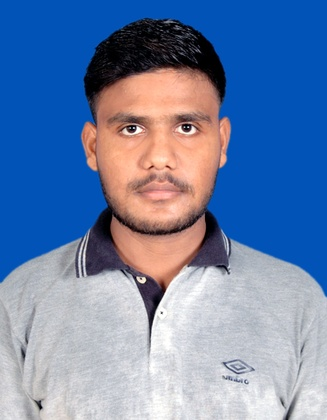
%> input picture 6th_sem/MATLAB/CIA_IMP/ImageProcessing/image.jpg, 327 x 420 px, shrunk from 413 x 531 before the run
$ octave xximage9.m   (GNU Octave 9; MATLAB toolbox functions it lacks are replaced by stand-ins)
%> lines starting %> are read from the running program, lines starting %| are printed output that depends on the picture
%xximage9.m : Write a program to copy image along x-axis and along y-axis
%m-times, n-times respectively. Display modified image
clc;
close all;
clear all;
file1=input('\nEnter Input Imagwe File name=','s');
%> the answer given: image.jpg
file2=input('Enter output Imagwe File name=','s');
%> the answer given: out.png
m=input('Enter how many times you want to copy along x-axis (m) =');
%> the answer given: 3
n=input('Enter how many times you want to copy along y-axis (n) =');
%> the answer given: 3
x=imread(file1);
%> x is the input picture: size 420x327x3 uint8; mean R, G, B 108.7, 131.6, 170.4
[r,c,d]=size(x);
%> r = 420; c = 327; d = 3
y=x; %copying x-pixels to y
% To copy pixels along x-axis
j=c+1;
%> j = 328
k=2*c;
%> k = 654
for i=1:m-1
y(1:r,j:k,1:d)=y(1:r,1:c,1:d);
j=j+c;
k=k+c;
end
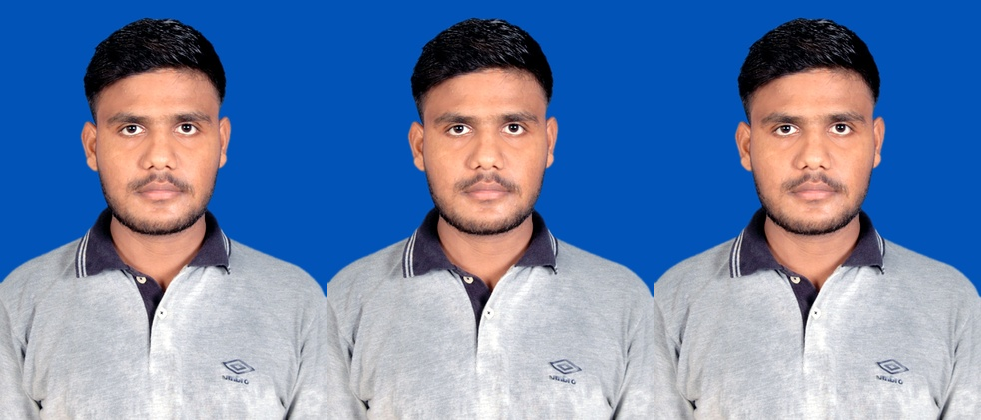
%> y: size 420x981x3 uint8; mean R, G, B 108.7, 131.6, 170.4
% To copy along y-axis
j=r+1;
%> j = 421
k1=2*r;
%> k1 = 840
for i=1:n-1
    y(j:k1,1:(k-c),1:d)=y(1:r,1:(k-c),1:d);
    j=j+r;
    k1=k1+r;
end
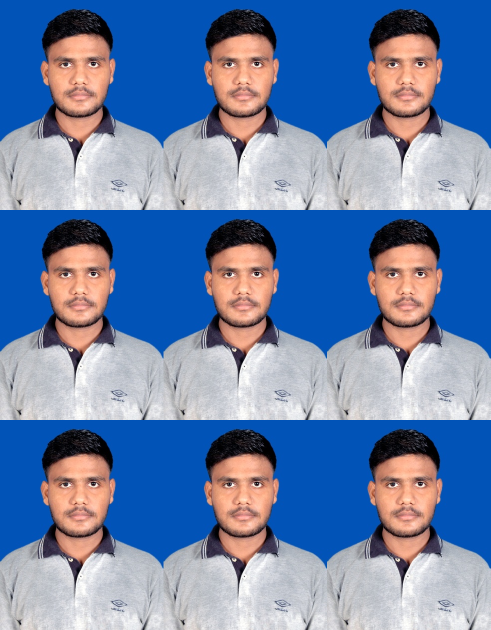
%> y: size 1260x981x3 uint8 (shown at 1/2 size); mean R, G, B 108.7, 131.6, 170.4
imshow(y);
imwrite(y,file2);
%End of program
